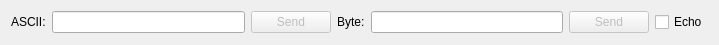
<?xml version="1.0" encoding="UTF-8"?>
<ui version="4.0">
 <class>MessageWidget</class>
 <widget class="QWidget" name="MessageWidget">
  <property name="geometry">
   <rect>
    <x>0</x>
    <y>0</y>
    <width>719</width>
    <height>45</height>
   </rect>
  </property>
  <property name="windowTitle">
   <string>Form</string>
  </property>
  <layout class="QGridLayout" name="gridLayout">
   <item row="0" column="4">
    <widget class="QLabel" name="label_2">
     <property name="text">
      <string>Byte:</string>
     </property>
    </widget>
   </item>
   <item row="0" column="6">
    <widget class="QPushButton" name="sendBytePushButton">
     <property name="enabled">
      <bool>false</bool>
     </property>
     <property name="text">
      <string>Send</string>
     </property>
    </widget>
   </item>
   <item row="0" column="5">
    <widget class="QLineEdit" name="byteLineEdit"/>
   </item>
   <item row="0" column="0">
    <widget class="QLabel" name="label">
     <property name="text">
      <string>ASCII:</string>
     </property>
    </widget>
   </item>
   <item row="0" column="2">
    <widget class="QPushButton" name="sendAsciiPushButton">
     <property name="enabled">
      <bool>false</bool>
     </property>
     <property name="text">
      <string>Send</string>
     </property>
    </widget>
   </item>
   <item row="0" column="1">
    <widget class="QLineEdit" name="asciiLineEdit"/>
   </item>
   <item row="0" column="7">
    <widget class="QCheckBox" name="echoCheckBox">
     <property name="text">
      <string>Echo</string>
     </property>
    </widget>
   </item>
  </layout>
 </widget>
 <tabstops>
  <tabstop>asciiLineEdit</tabstop>
  <tabstop>byteLineEdit</tabstop>
  <tabstop>echoCheckBox</tabstop>
  <tabstop>sendAsciiPushButton</tabstop>
  <tabstop>sendBytePushButton</tabstop>
 </tabstops>
 <resources/>
 <connections/>
</ui>
